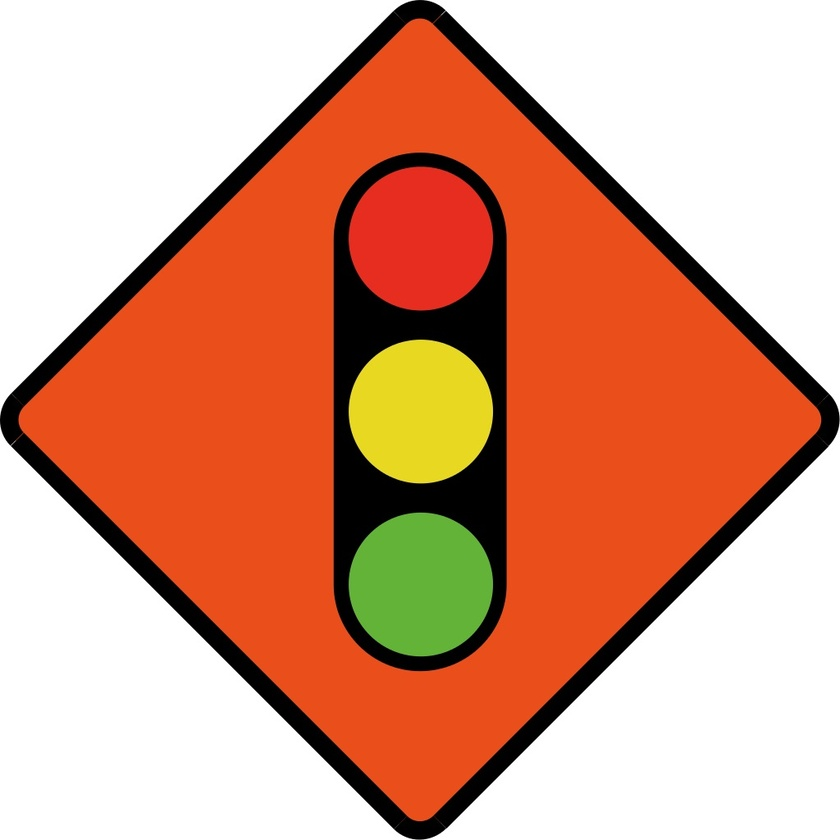
#> input picture TrafficLight.jpg, 840 x 840 px, shrunk from 1024 x 1024 before the run
$ python Find_cir_line.py
#> lines starting #> are read from the running program, lines starting #| are printed output that depends on the picture; after the words box and inside, x2 and y2 are one past the last pixel; in counts of white or black regions, pixels touching at a corner belong together
#!/usr/bin/env python3
# -*- coding: utf-8 -*-
"""
Created on Tue Jul 16 14:31:08 2019

@author: apple
"""

import cv2
import numpy as np

img = cv2.imread("TrafficLight.jpg")
#> img is the input picture: shape (840, 840, 3); mean B, G, R 131.3, 156.6, 214.9

gray = cv2.cvtColor(img, cv2.COLOR_BGR2GRAY)
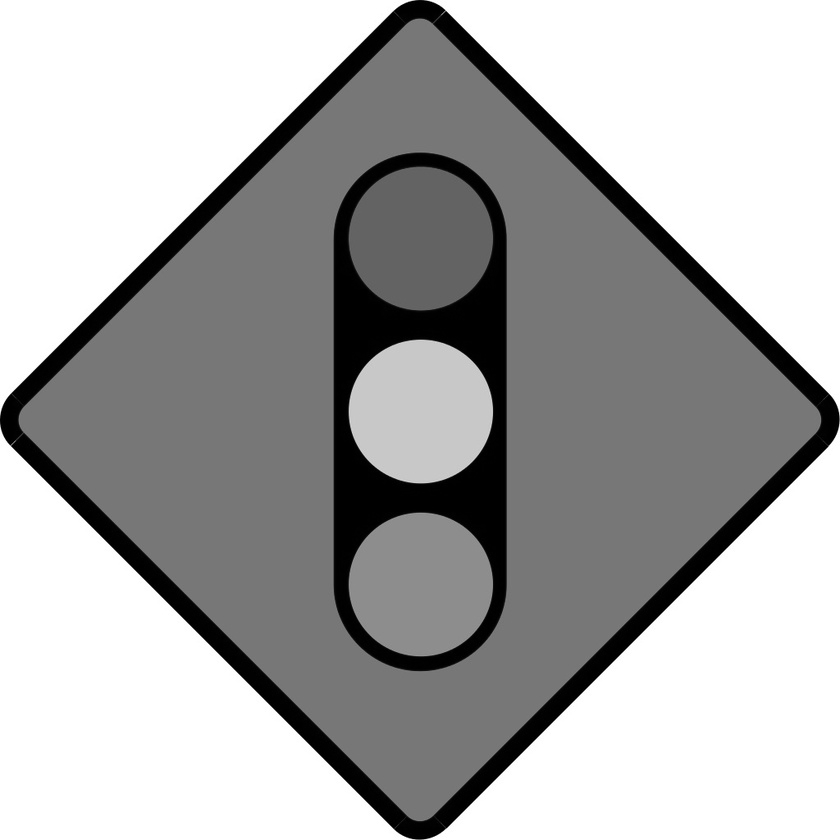
#> gray: shape (840, 840); min 0, max 255, mean 171.2
edges = cv2.Canny(gray, 90, 110)
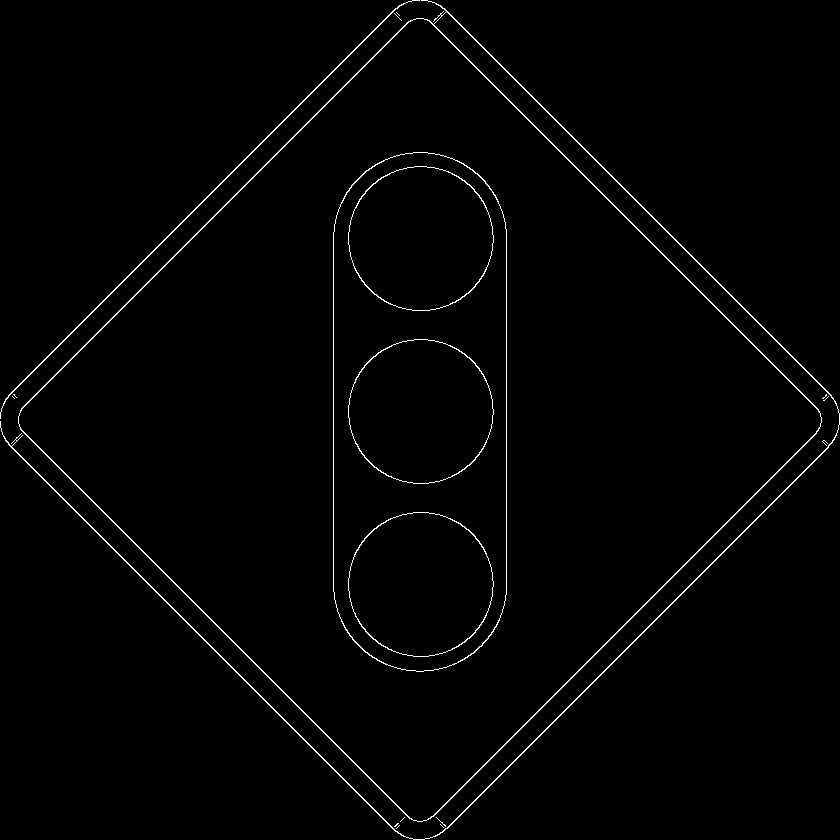
#> edges: shape (840, 840); 1.4% white in thin lines or dots

lines = cv2.HoughLinesP(edges, 1, np.pi/180, 200, 20, 10)
#> lines = 16 rows, first 6: [5, 440, 398, 833], [444, 8, 831, 395], [427, 19, 819, 411], [5, 399, 399, 5], [8, 395, 395, 8], [20, 429, 409, 818]
circles = cv2.HoughCircles(edges, cv2.HOUGH_GRADIENT, 1, 120, param2=20, maxRadius=100, minRadius=30)
#> circles = [[420.5, 238.5, 71.2], [420.5, 411.5, 71.3], [420.5, 584.5, 71.4]]

for line in lines:
    x1 = int(round(line[0][0]))
    y1 = int(round(line[0][1]))
    x2 = int(round(line[0][2]))
    y2 = int(round(line[0][3]))
    cv2.line(img, (x1, y1), (x2, y2), (255, 255, 0), 10)
#> this loop made 16 passes
#> (x1, y1, x2, y2) on passes 1 to 12: (5, 440, 398, 833), (444, 8, 831, 395), (427, 19, 819, 411), (5, 399, 399, 5), (8, 395, 395, 8), (20, 429, 409, 818), (21, 408, 408, 21), (20, 428, 411, 819), (429, 20, 818, 409), (20, 410, 410, 20), (433, 816, 816, 433), (447, 828, 828, 447)
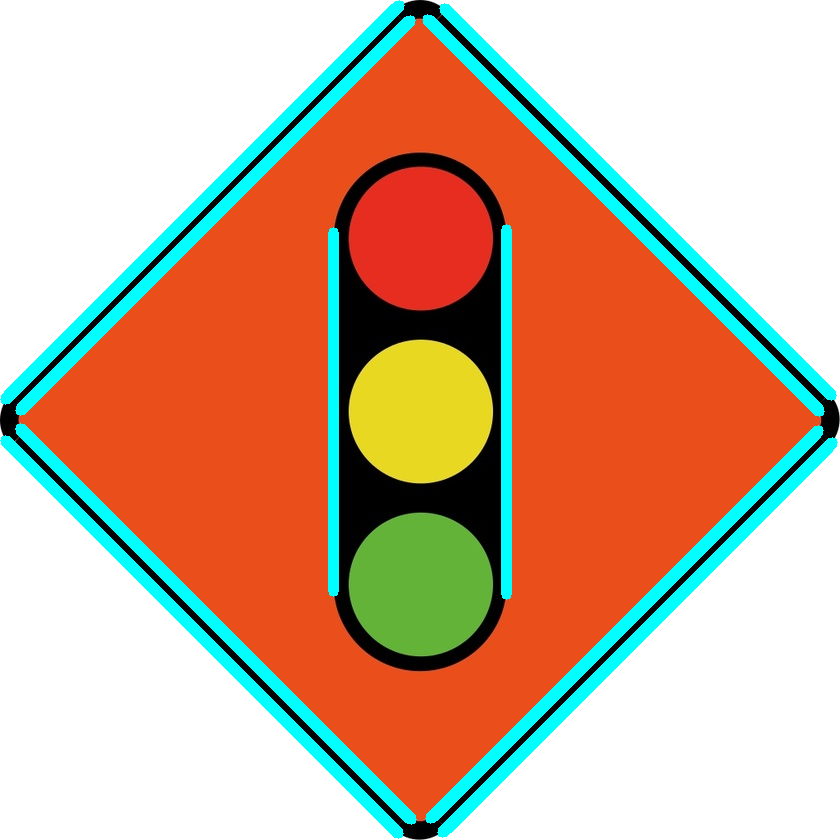
#> img: shape (840, 840, 3); 9.1% of pixels changed, all inside (x1, y1, x2, y2) = (0, 0, 838, 839)

for i in circles[0, :]:
    cv2.circle(img, (i[0], i[1]), i[2], (0, 255, 0), 2)
    cv2.circle(img,(i[0], i[1]), 2, (0, 0, 255), 3)
#> this loop made 3 passes
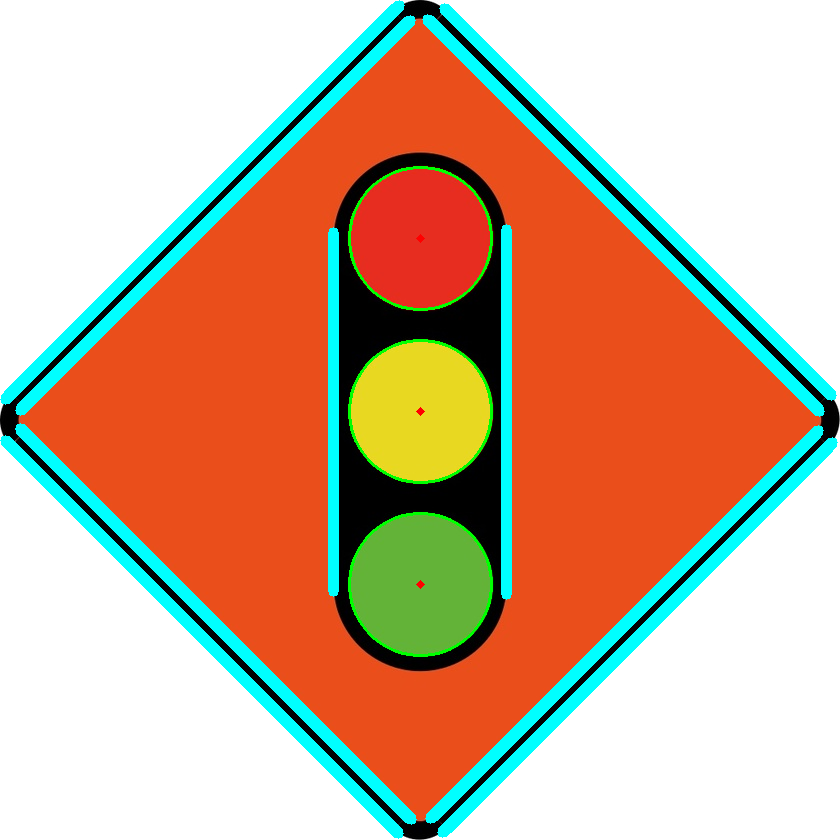
#> img: shape (840, 840, 3); 0.57% of pixels changed, all inside (x1, y1, x2, y2) = (348, 166, 493, 657)

cv2.imwrite("Linescircles.jpg", img)
#cv2.waitKey(0)

#cv2.destroyAllWindows()
